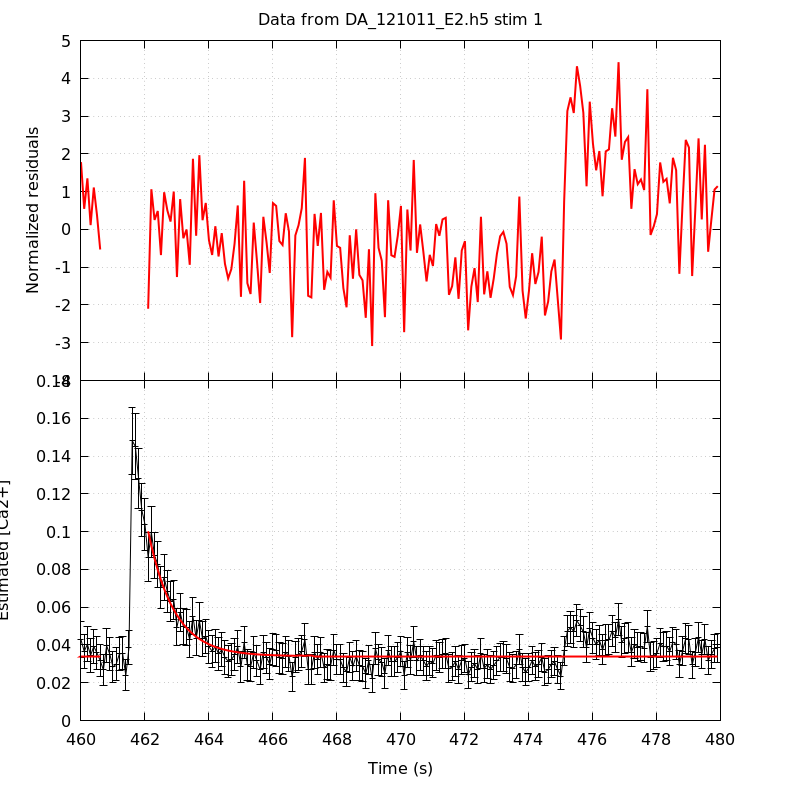

Source code (gnuplot):
unset key
set grid
set multiplot title 'Data from DA_121011_E2.h5 stim 1' noenhanced layout 2,1 margins 0.1,0.9,0.1,0.95 spacing 0,0
set ylabel 'Normalized residuals'
set xtics format ''
plot 'DA_121011_E2_aba_RatioFit_s1' using 1:4 with lines linecolor rgb 'red' linewidth 2
set format x '%g'
set xlabel 'Time (s)'
set ylabel 'Estimated [Ca2+]'
plot 'DA_121011_E2_aba_CaRatio_s1' using 1:2:($3*1.96) with yerrorlines \
     linecolor rgb 'black' linewidth 1,                \
     'DA_121011_E2_aba_RatioFit_s1' using 1:3 with lines linecolor rgb 'red'\
     linewidth 2
unset multiplot
